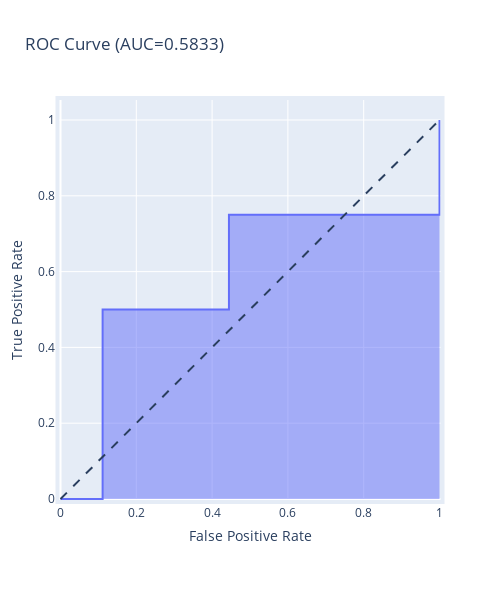
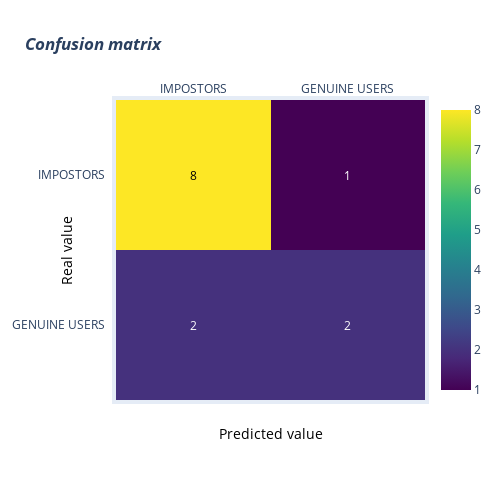

The notebook cell these images were saved under, in order:
### Code cell
visualize_quality(y_true, y_pred, y_pred_probas)

### Figure 1 — Plotly figure (JSON) as saved in the notebook; plotly's stock layout.template omitted (floating-point values rounded to 4 significant figures)
{"data": [{"hovertemplate": "False Positive Rate=%{x}<br>True Positive Rate=%{y}<extra></extra>", "legendgroup": "", "line": {"color": "#636efa"}, "mode": "lines", "name": "", "orientation": "v", "showlegend": false, "stackgroup": "1", "type": "scatter", "x": [0, 0.1111, 0.1111, 0.4444, 0.4444, 1, 1], "xaxis": "x", "y": [0, 0, 0.5, 0.5, 0.75, 0.75, 1], "yaxis": "y"}], "layout": {"autosize": false, "height": 600, "legend": {"tracegroupgap": 0}, "margin": {"b": 100, "l": 50, "pad": 4, "r": 50, "t": 100}, "shapes": [{"line": {"dash": "dash"}, "type": "line", "x0": 0, "x1": 1, "y0": 0, "y1": 1}], "title": {"text": "ROC Curve (AUC=0.5833)"}, "width": 500, "xaxis": {"anchor": "y", "constrain": "domain", "domain": [0, 1], "title": {"text": "False Positive Rate"}}, "yaxis": {"anchor": "x", "domain": [0, 1], "scaleanchor": "x", "scaleratio": 1, "title": {"text": "True Positive Rate"}}}}

### Figure 2 — Plotly figure (JSON) as saved in the notebook; plotly's stock layout.template omitted (floating-point values rounded to 4 significant figures)
{"data": [{"colorscale": [[0, "#440154"], [0.1111, "#482878"], [0.2222, "#3e4989"], [0.3333, "#31688e"], [0.4444, "#26828e"], [0.5556, "#1f9e89"], [0.6667, "#35b779"], [0.7778, "#6ece58"], [0.8889, "#b5de2b"], [1, "#fde725"]], "reversescale": false, "showscale": true, "type": "heatmap", "x": ["IMPOSTORS", "GENUINE USERS"], "y": ["GENUINE USERS", "IMPOSTORS"], "z": [[2, 2], [8, 1]]}], "layout": {"annotations": [{"font": {"color": "#FFFFFF"}, "showarrow": false, "text": "2", "x": "IMPOSTORS", "xref": "x", "y": "GENUINE USERS", "yref": "y"}, {"font": {"color": "#FFFFFF"}, "showarrow": false, "text": "2", "x": "GENUINE USERS", "xref": "x", "y": "GENUINE USERS", "yref": "y"}, {"font": {"color": "#000000"}, "showarrow": false, "text": "8", "x": "IMPOSTORS", "xref": "x", "y": "IMPOSTORS", "yref": "y"}, {"font": {"color": "#FFFFFF"}, "showarrow": false, "text": "1", "x": "GENUINE USERS", "xref": "x", "y": "IMPOSTORS", "yref": "y"}, {"font": {"color": "black", "size": 14}, "showarrow": false, "text": "Predicted value", "x": 0.5, "xref": "paper", "y": -0.15, "yref": "paper"}, {"font": {"color": "black", "size": 14}, "showarrow": false, "text": "Real value", "textangle": -90, "x": -0.2, "xref": "paper", "y": 0.5, "yref": "paper"}], "autosize": false, "height": 500, "margin": {"b": 100, "l": 50, "pad": 4, "r": 50, "t": 100}, "title": {"text": "<i><b>Confusion matrix</b></i>"}, "width": 500, "xaxis": {"dtick": 1, "gridcolor": "rgb(0, 0, 0)", "side": "top", "ticks": ""}, "yaxis": {"dtick": 1, "ticks": "", "ticksuffix": "  "}}}
